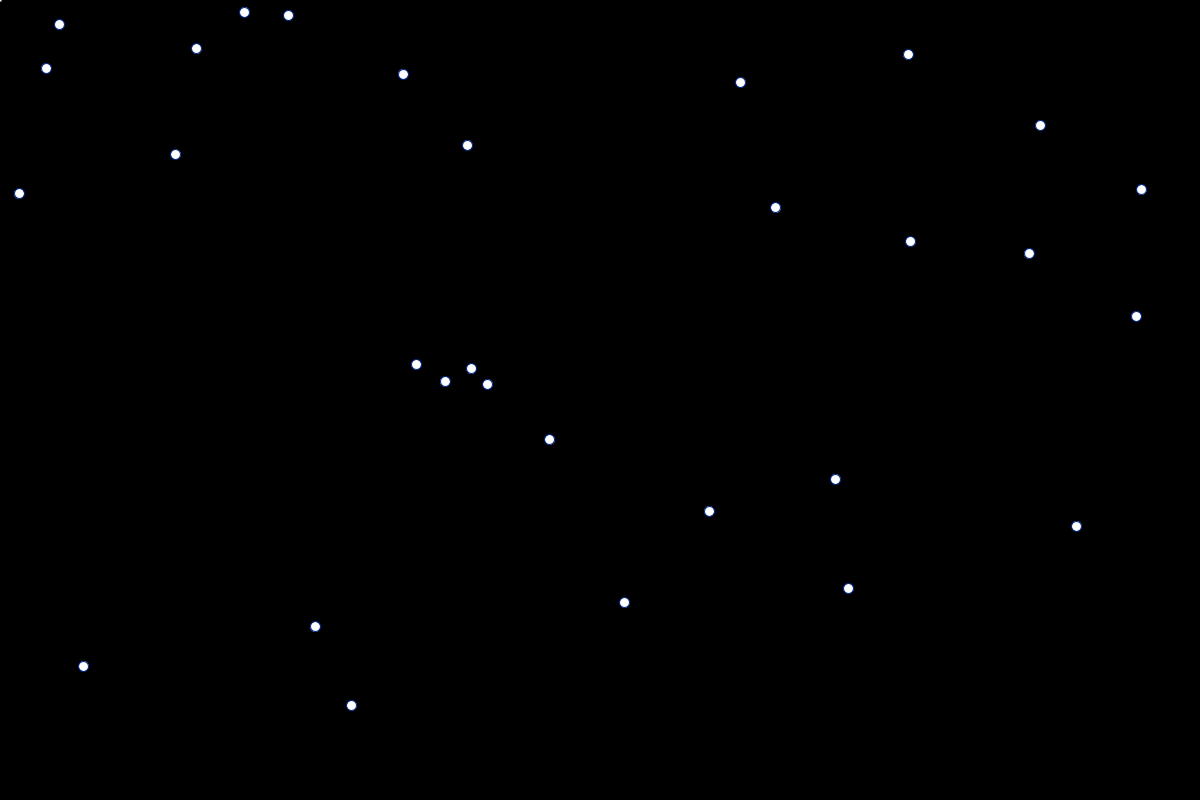
Frame 1 (no input)
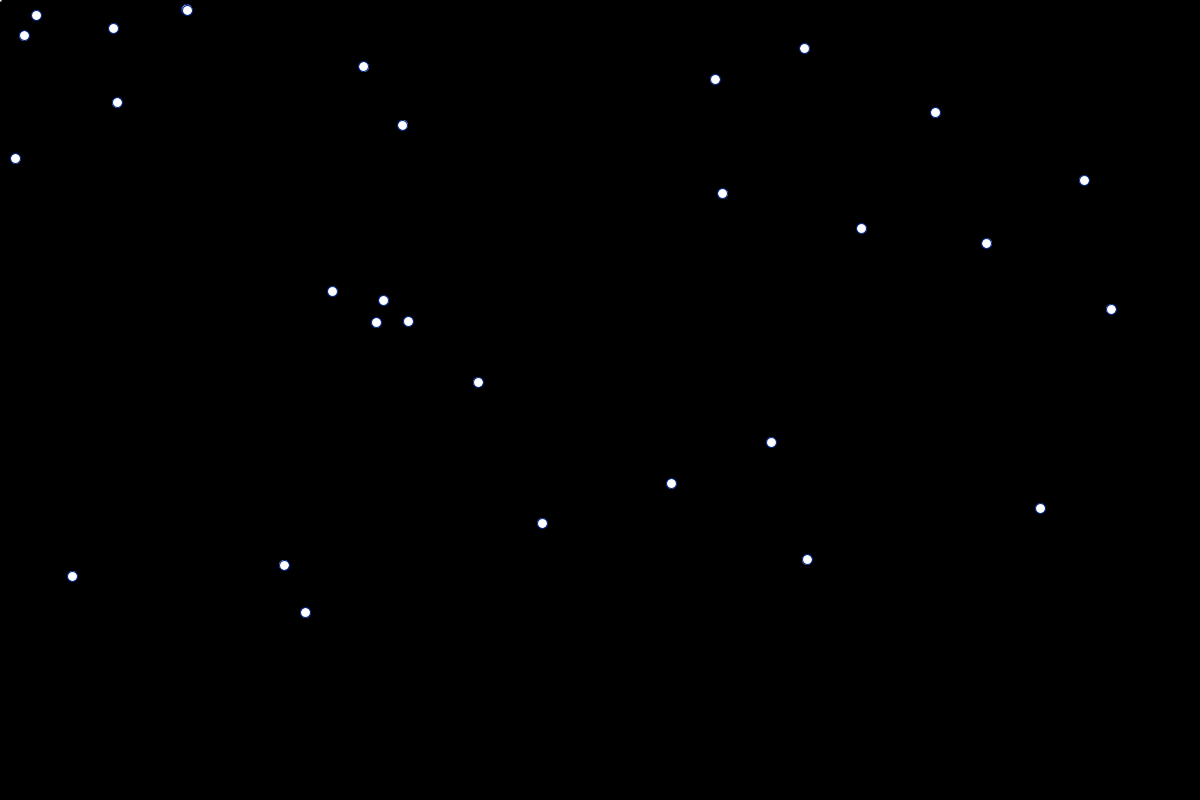
Frame 60 (the mouse pressed at the canvas centre just before this capture)
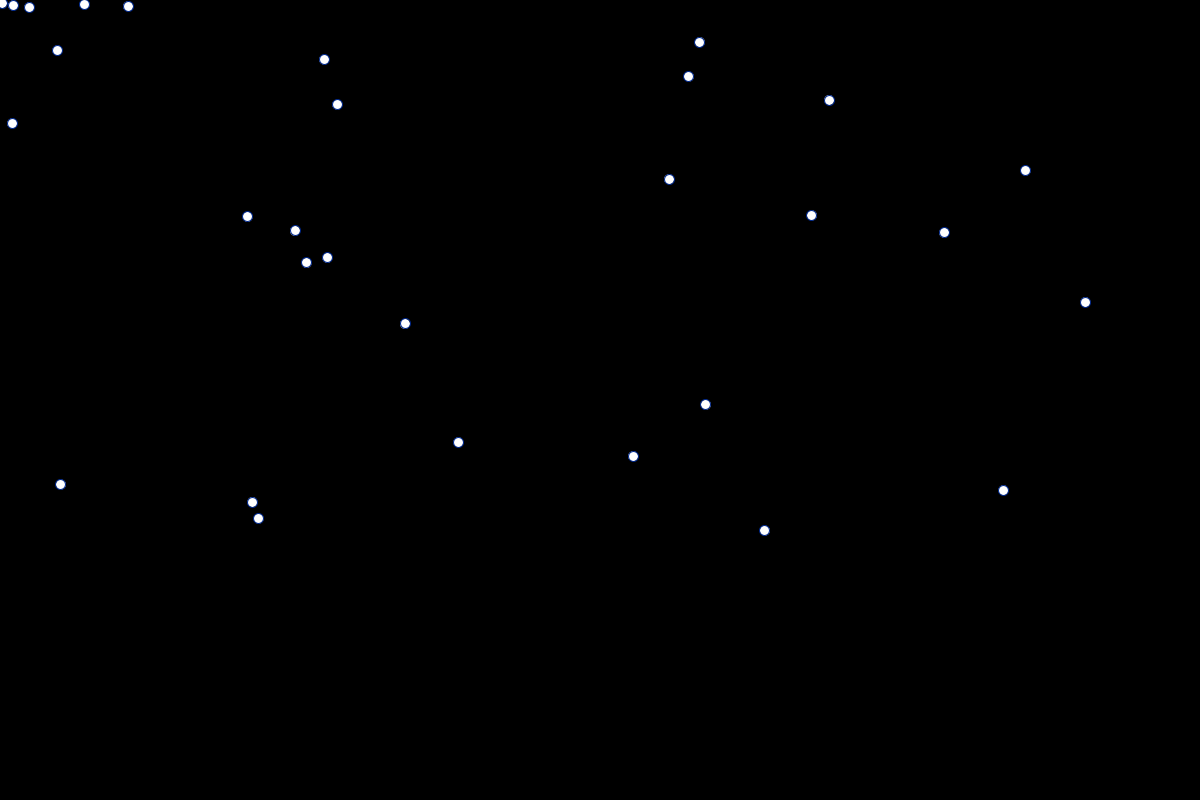
Frame 120 (the mouse held since frame 60 and released just before this capture)

The Processing sketch that drew these frames (run headless with seeded random() and noise(); from frame 60 on, the mouse is pressed at the canvas centre):

// Processing sketch: draw_shift4
// ── draw_shift4.pde
/*
shifting point with array of 30 points
*/


int balls = 30;
Shift [] baloons = new Shift[balls];

void setup()
{
  size(1200,800);
  frameRate(60);
  //translate(width/2, height/2);
  for(int i=0; i<balls; i++){
    baloons[i] = new Shift( random(width), random(height) );
  }
  
  
}


void draw()
{
  int r;
  background(0);
  
  //translate(width/2, height/2);
  stroke(120);
  ellipse(0,0,3,3);
  
  // calc
  for(int i=0; i<balls; i++){
    r = baloons[i].update( );
    
    if(r==1){
      //baloons[i].towards( randomGaussian()*width, randomGaussian()*height );
      baloons[i].towards( mouseX, mouseY);
      baloons[i].speed( random( 0.3,2) );
    }
    
    stroke(0,40,140);
    ellipse(baloons[i].x, baloons[i].y, 10,10);
  }
  
  // draw
  
  
  
}

public class Shift
{
  public float x,y;
  float tx, ty;
  public float speed;
  
  public float minStep = 0.1;
  public float maxStep = 5;
  public float lastStep = 0.3;
  
  public Shift(float xx, float yy){
    x = xx;
    tx = xx;
    y = yy;
    ty = yy;
    speed = 0.3;
  }
  
  public float X(){
     return x; 
  }
  
  public float Y(){
     return y; 
  }
  
  public void speed( float S){
     speed = S; 
  }
  
  public void Set(float xx, float yy) {
     x = xx;
     y = yy;
     tx = xx;
     ty = yy;
  }
  
  public void towards( float nx, float ny){
    tx = nx;
    ty = ny;
  }
  
  // returns 1 if x onhas reached target
  public int update( ){
    int ret = 0;
    float val;
    
    //println("vals ", x, " : ", y );
    //println("diff ", (tx-x), " : ", (ty-y) );
    PVector dir;
    
    dir = new PVector( tx-x, ty-y);
    
    if( abs(tx-x) <= lastStep){
       dir.x = 0;
       x = tx;
    }
    if( abs(ty -y) <= lastStep){
       dir.y = 0;
       y = ty;
    }
    
    dir = dir.normalize();
    dir.mult( speed);
    
    x += dir.x;
    y += dir.y;
    
   if( dir.x ==0 && dir.y==0)
     ret = 1;
   
   return ret; 
  }
  
  
  // Eo class
} 
